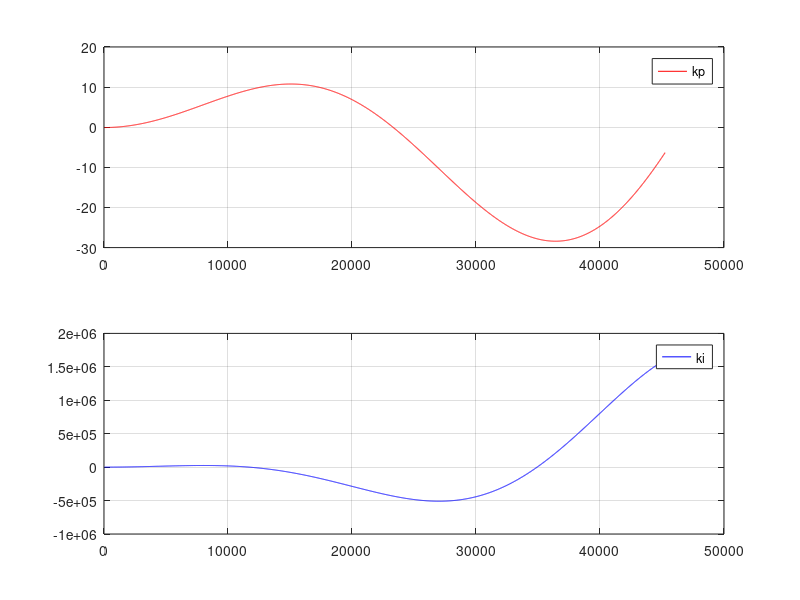
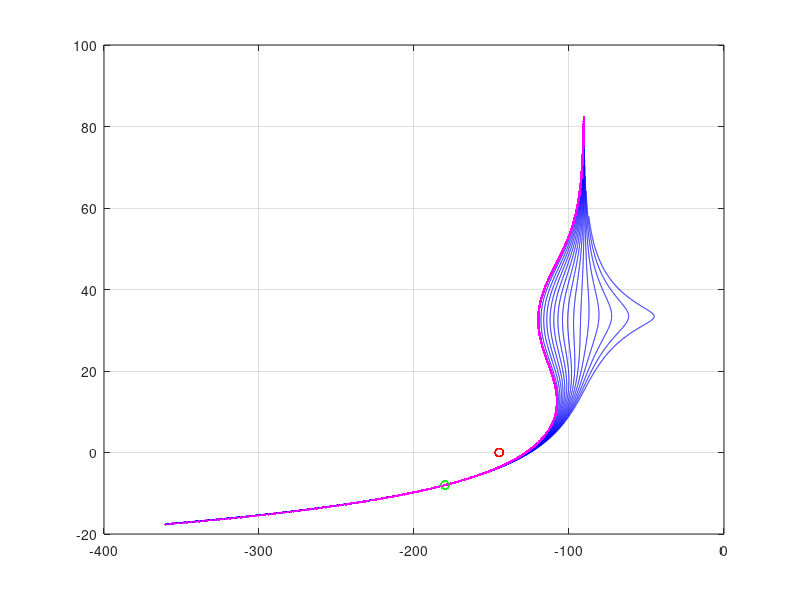
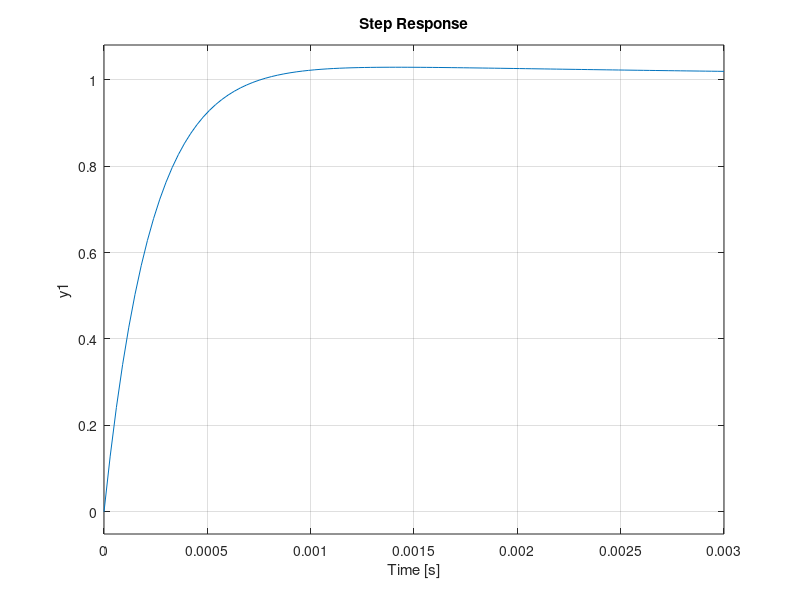

Write the MATLAB code that produced these figures, in order. (Note: this script raises an error after producing the figures.)
R = 0.2;
L = 0.002;
Ts = 90e-6;
D  = 0.5*Ts;
Ovs = 1.15;
PM=35;GM=-8;
MaxW = (PM/360)*2*pi / (Ts+D);
L1 = -10^(GM/20);
L2 = exp(1j*(-pi + (PM/360)*2*pi));
w1 = linspace(0.01*MaxW,MaxW*10,4000);
s1 = j*w1;
B1=exp(-(D+Ts)*s1);
LL1 = L1./B1.*(s1*R+s1.*s1*L);
Ki=(real(LL1));
Kp=(imag(LL1)./w1);
figure(100);
subplot(2,1,1);
plot(w1,Kp,'r' );grid on;legend('kp');
subplot(2,1,2);
plot( w1,Ki,'b');grid on;legend('ki');
w = logspace(log10(1) ,log10(0.5./Ts*2*pi),1000);
s = 1j*w;
z = s*Ts;
Ph2=angle(L2);
if Ph2>0
    Ph2=Ph2-2*pi;
end

errOvs=1;nn=0;
NomC=Ovs;
while abs(errOvs) > 0.03 && nn<5
    nn=nn+1;
figure(300);clf;
Sol=[];
for kk=1:length(Kp)
     Lopen = (Kp(kk)+Ki(kk)./s)./(R+s*L) .* exp(-(D+Ts).*s);
   %  Lopen = (Kp(kk)+Ts*Ki(kk)./(z-1))./(R+s*L) .* exp(-(D+Ts).*s);
    II1 = find( abs(Lopen)>1);
    if ~isempty(II1)
        II1=II1(end);
        Ph1 = angle(Lopen(II1));
        if Ph1>0
            Ph1=Ph1-2*pi;
        end
    else
        Ph1 = -100;
    end
    
    CL = abs(Lopen./(1+Lopen));
   % Ph1=1000;
    if ~isempty(II1) && Ph1 >= Ph2 && max(abs(CL)) < NomC && max(abs(CL)) >1.05 && Kp(kk)>0 && Ki(kk)>0
        plot(unwrap(angle(Lopen))/pi*180,20*log10(abs(Lopen)),'b',...
            angle(L1)/pi*180-360,20*log10(abs(L1)),'go',...
            angle(L2)/pi*180 ,20*log10(abs(L2)),'ro');grid on;hold on;
        Sol=[ Sol ; Kp(kk),Ki(kk),w(II1)/2/pi];
    end
end
%disp(Sol)
[YY,n]=max(Sol(:,2));
kp0=Sol(n,1);ki0=Sol(n,2);
    Lopen0 = (kp0+ki0./s)./(R+s*L) .* exp(-(D+Ts).*s);
%  Lopen0 = (kp0+Ts*ki0./(z-1))./(R+s*L) .* exp(-(D+Ts).*s);

        plot(unwrap(angle(Lopen0))/pi*180,20*log10(abs(Lopen0)),'m.-',...
            angle(L1)/pi*180-360,20*log10(abs(L1)),'go',...
            angle(L2)/pi*180 ,20*log10(abs(L2)),'ro');grid on;hold on;

sysP = tf(1,[L,R]) * tf([kp0,ki0],[1,0] );
sysCL = sysP/(1+sysP);
figure(999);
step(sysCL,3e-3);
figure(1000);

rden= -R/L;
rdend=exp(rden*Ts);
sysP1d=[0, 1/R*(1-rdend) ; 1,-rdend];
sysP2d=[kp0 ,ki0*Ts-kp0 ; 1,-1];
sysPd = [conv(sysP1d(1,:),sysP2d(1,:)) ; ...
        conv(sysP1d(2,:),sysP2d(2,:))];
sysPCLd = [ sysPd(1,:); sysPd(1,:)+sysPd(2,:) ];

%[numz,denz]=tfdata(c2d(sysCL,100e-6),'v');
% [numa,dena]=tfdata( sysCL ,'v');
% rn=roots(numa);
% rd=roots(dena);
% rn2 = exp(rn*Ts);
% rd2 = exp(rd*Ts);
% numd = poly(rn2)
% dend = poly(rd2)
% num=1;
% for k=1:length(rn2)
%     num=conv(num,[1,-rn2(k)]);
% end
% den=1;
% for k=1:length(rd2)
%     den=conv(den,[1,-rd2(k)]);
% end
num = sysPCLd(1,:);den=sysPCLd(2,:);
yy=filter_( num,den,ones(1,floor(3e-3/Ts)));
plot([0:length(yy)-1]*Ts,yy,'r');grid on;
ActOvs = max(yy);
errOvs = (Ovs-ActOvs);
NomC = NomC * (1+errOvs*0.2);
end
figure(2000);
bode(sysCL);






